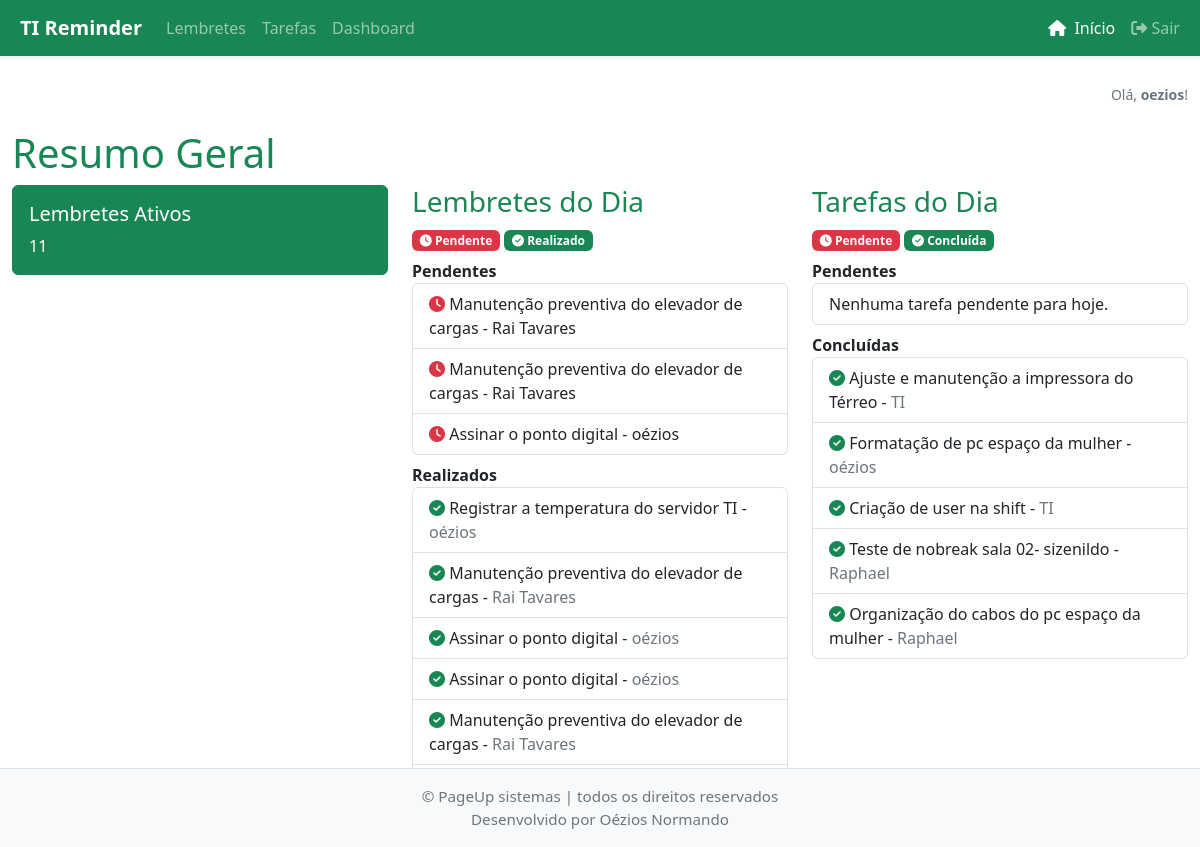
Screenshot of / (signed in) with the database file from the repository.
### app/models.py (models this page shows, shortened)
class User(db.Model):
    id = db.Column(db.Integer, primary_key=True)
    username = db.Column(db.String(64), unique=True, nullable=False)
    email = db.Column(db.String(120), unique=True, nullable=False)
    password_hash = db.Column(db.String(128), nullable=False)
    is_admin = db.Column(db.Boolean, default=False)
    ativo = db.Column(db.Boolean, default=True)  # Novo campo para ativação/desativação
    reminders = db.relationship('Reminder', backref='user', lazy=True)
    tasks = db.relationship('Task', backref='user', lazy=True)

class Reminder(db.Model):
    id = db.Column(db.Integer, primary_key=True)
    name = db.Column(db.String(120), nullable=False)
    type = db.Column(db.String(50), nullable=False)
    due_date = db.Column(db.Date, nullable=False)
    responsible = db.Column(db.String(100), nullable=False)
    frequency = db.Column(db.String(20), nullable=True)
    notified = db.Column(db.Boolean, default=False)
    completed = db.Column(db.Boolean, default=False)
    sector_id = db.Column(db.Integer, db.ForeignKey('sector.id'), nullable=True)
    user_id = db.Column(db.Integer, db.ForeignKey('user.id'), nullable=True)

class Task(db.Model):
    id = db.Column(db.Integer, primary_key=True)
    description = db.Column(db.String(200), nullable=False)
    date = db.Column(db.Date, default=datetime.utcnow)
    responsible = db.Column(db.String(100), nullable=False)
    completed = db.Column(db.Boolean, default=False)
    sector_id = db.Column(db.Integer, db.ForeignKey('sector.id'), nullable=True)
    user_id = db.Column(db.Integer, db.ForeignKey('user.id'), nullable=True)

### app/routes.py (the view)
@bp.route('/')
@login_required
def index():
    if session.get('is_admin'):
        reminders = Reminder.query.all()
    else:
        reminders = Reminder.query.filter_by(user_id=session.get('user_id')).all()
    for r in reminders:
        if r.due_date < date.today() and not r.notified:
            if r.frequency == 'diario':
                next_due = r.due_date + relativedelta(days=1)
            elif r.frequency == 'quinzenal':
                next_due = r.due_date + relativedelta(days=15)
            elif r.frequency == 'mensal':
                next_due = r.due_date + relativedelta(months=1)
            elif r.frequency == 'anual':
                next_due = r.due_date + relativedelta(years=1)
            else:
                continue
            novo = Reminder(
                name=r.name,
                type=r.type,
                due_date=next_due,
                responsible=r.responsible,
                frequency=r.frequency,
                sector_id=r.sector_id,
                user_id=r.user_id
            )
            db.session.add(novo)
            r.notified = True  # marca o lembrete antigo para não duplicar
            db.session.commit()
    if session.get('is_admin'):
        reminders_count = Reminder.query.count()
        reminders_today = Reminder.query.filter(Reminder.due_date <= date.today()).all()
        reminders_today_pend = [r for r in reminders_today if not r.completed]
        reminders_today_done = [r for r in reminders_today if r.completed]
        tasks_today = Task.query.filter(Task.date <= date.today()).all()
        tasks_today_pend = [t for t in tasks_today if not t.completed]
        tasks_today_done = [t for t in tasks_today if t.completed]
    else:
        reminders_count = Reminder.query.filter_by(user_id=session.get('user_id')).count()
        reminders_today = Reminder.query.filter(Reminder.due_date <= date.today(), Reminder.user_id == session.get('user_id')).all()
        reminders_today_pend = [r for r in reminders_today if not r.completed]
        reminders_today_done = [r for r in reminders_today if r.completed]
        tasks_today = Task.query.filter(Task.date <= date.today(), Task.user_id == session.get('user_id')).all()
        tasks_today_pend = [t for t in tasks_today if not t.completed]
        tasks_today_done = [t for t in tasks_today if t.completed]
    return render_template(
        'index.html',
        reminders_count=reminders_count,
        reminders_today_pend=reminders_today_pend,
        reminders_today_done=reminders_today_done,
        tasks_today_pend=tasks_today_pend,
        tasks_today_done=tasks_today_done
    )

### app/auth_utils.py (called while the page is built)
def login_required(f):
    @wraps(f)
    def decorated_function(*args, **kwargs):
        if 'user_id' not in session:
            flash('Faça login para acessar esta página.', 'danger')
            return redirect(url_for('auth.login'))
        from .models import User
        user = User.query.get(session['user_id'])
        if user and not user.ativo:
            session.clear()
            flash('Seu acesso foi desativado pelo administrador.', 'danger')
            return redirect(url_for('auth.login'))
        return f(*args, **kwargs)
    return decorated_function

### app/templates/index.html (shortened to what this page needs)
{% extends 'base.html' %}
{% block content %}
<h1>Resumo Geral</h1>
<div class="row">
  <div class="col-md-4">
    <div class="card text-white bg-success mb-3">
      <div class="card-body">
        <h5 class="card-title">Lembretes Ativos</h5>
        <p class="card-text">{{ reminders_count }}</p>
      </div>
    </div>
  </div>
  <div class="col-md-4">
    <h3>Lembretes do Dia</h3>
    <div class="mb-2">
      <span class="badge bg-danger"><i class="fas fa-clock"></i> Pendente</span>
      <span class="badge bg-success"><i class="fas fa-check-circle"></i> Realizado</span>
    </div>
    <strong>Pendentes</strong>
    <ul class="list-group mb-2">
      {% for reminder in reminders_today_pend %}
        <li class="list-group-item">
          <span class="text-danger" title="Pendente"><i class="fas fa-clock"></i></span>
          {{ reminder.name }} - <span>{{ reminder.responsible }}</span>
        </li>
      {% else %}
        <li class="list-group-item">Nenhum lembrete pendente para hoje.</li>
      {% endfor %}
    </ul>
    <strong>Realizados</strong>
    <ul class="list-group">
      {% for reminder in reminders_today_done %}
        <li class="list-group-item">
          <span class="text-success" title="Realizado"><i class="fas fa-check-circle"></i></span>
          {{ reminder.name }} - <span class="text-secondary">{{ reminder.responsible }}</span>
        </li>
      {% else %}
        <li class="list-group-item">Nenhum lembrete realizado hoje.</li>
      {% endfor %}
    </ul>
  </div>
  <div class="col-md-4">
    <h3>Tarefas do Dia</h3>
    <div class="mb-2">
      <span class="badge bg-danger"><i class="fas fa-clock"></i> Pendente</span>
      <span class="badge bg-success"><i class="fas fa-check-circle"></i> Concluída</span>
    </div>
    <strong>Pendentes</strong>
    <ul class="list-group mb-2">
      {% for task in tasks_today_pend %}
        <li class="list-group-item">
          <span class="text-danger" title="Pendente"><i class="fas fa-clock"></i></span>
          {{ task.description }} - <span>{{ task.responsible }}</span>
        </li>
      {% else %}
        <li class="list-group-item">Nenhuma tarefa pendente para hoje.</li>
      {% endfor %}
    </ul>
    <strong>Concluídas</strong>
    <ul class="list-group">
      {% for task in tasks_today_done %}
        <li class="list-group-item">
          <span class="text-success" title="Concluída"><i class="fas fa-check-circle"></i></span>
          {{ task.description }} - <span class="text-secondary">{{ task.responsible }}</span>
        </li>
      {% else %}
        <li class="list-group-item">Nenhuma tarefa concluída hoje.</li>
      {% endfor %}
    </ul>
  </div>
</div>
{% endblock %}

### app/templates/base.html (shortened to what this page needs)
<!DOCTYPE html>
<html lang="pt-br">
<head>
    <link href="https://cdn.jsdelivr.net/npm/bootstrap@5.3.0/dist/css/bootstrap.min.css" rel="stylesheet">
    <link rel="stylesheet" href="{{ url_for('static', filename='style.css') }}">
    <link rel="stylesheet" href="https://cdnjs.cloudflare.com/ajax/libs/font-awesome/6.4.2/css/all.min.css">
</head>
<body style="padding-bottom: 100px;">
{% if session.get('user_id') %}
<nav class="navbar navbar-expand-lg navbar-dark bg-success shadow-sm mb-4">
  <div class="container-fluid">
    <a class="navbar-brand fw-bold" href="{{ url_for('main.index') }}">
      TI Reminder
    </a>
    <div class="collapse navbar-collapse">
      <ul class="navbar-nav me-auto mb-2 mb-lg-0">
        <li class="nav-item"><a class="nav-link" href="/reminders">Lembretes</a></li>
        <li class="nav-item"><a class="nav-link" href="/tasks">Tarefas</a></li>
        <li class="nav-item"><a class="nav-link" href="/dashboard">Dashboard</a></li>
      </ul>
      <ul class="navbar-nav ms-auto mb-2 mb-lg-0">
        <li class="nav-item">
          <a class="nav-link {% if request.endpoint == 'main.index' %}active{% endif %}" href="{{ url_for('main.index') }}"><i class="fas fa-home me-1"></i> Início</a>
        </li>
        <li class="nav-item">
          <a class="nav-link" href="{{ url_for('auth.logout') }}">
            <i class="fas fa-sign-out-alt"></i> Sair
          </a>
        </li>
      </ul>
    </div>
  </div>
</nav>
{% endif %}
{% if session.get('username') %}
  <div class="container mt-1">
    <div class="d-flex justify-content-end">
      <span class="text-secondary small">Olá, <strong>{{ session['username'] }}</strong>!</span>
    </div>
  </div>
{% endif %}
<div class="container mt-4">
    {% block content %}{% endblock %}
</div>
<footer class="footer py-3 bg-light text-center fixed-bottom border-top" style="font-size: 0.95rem; color: #6c757d;">
  <div class="container">
    <span>&copy; PageUp sistemas | todos os direitos reservados<br>Desenvolvido por Oézios Normando</span>
  </div>
</footer>
</body>
</html>

### app/static/style.css (style rules this page uses)
html, body { height: 100%; }
body { min-height: 100vh; display: flex; flex-direction: column; padding-bottom: 40px; }
.container { flex: 1 0 auto; overflow-y: auto; max-width: 100vw; }
.card { margin-bottom: 20px; }

### app/templates/base.html (style rules this page uses)
.bg-success { background-color: #198754; border-color: #198754; }
a { color: #198754; }
h1, h2, h3, h4, h5, h6 { color: #198754; }

### rows the page displays
User: username "oezios"
Reminder: name "Manutenção preventiva do elevador de cargas", responsible "Rai Tavares"
Reminder: name "Manutenção preventiva do elevador de cargas", responsible "Rai Tavares"
Reminder: name "Assinar o ponto digital", responsible "oézios"
Reminder: name "Registrar a temperatura do servidor TI", responsible "oézios"
Reminder: name "Manutenção preventiva do elevador de cargas", responsible "Rai Tavares"
Reminder: name "Assinar o ponto digital", responsible "oézios"
Reminder: name "Assinar o ponto digital", responsible "oézios"
Reminder: name "Manutenção preventiva do elevador de cargas", responsible "Rai Tavares"
Task: description "Ajuste e manutenção a impressora do Térreo", responsible "TI"
Task: description "Formatação de pc espaço da mulher", responsible "oézios"
Task: description "Criação de user na shift", responsible "TI"
Task: description "Teste de nobreak sala 02- sizenildo", responsible "Raphael"
Task: description "Organização do cabos do pc espaço da mulher", responsible "Raphael"

### other values shown
{{ reminders_count }} "11"
